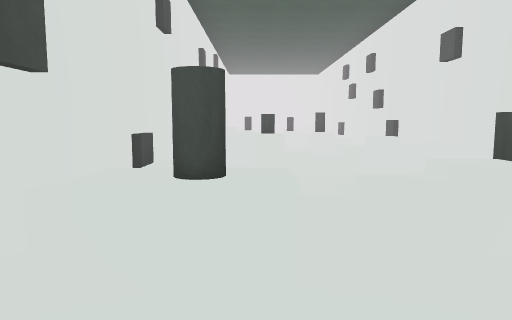
view 1 (above)

16 first-person views from a walk through a Unity game level. The camera is 1.5 m above the floor, tilts 6° down and sees 70° across. The floor is counted in squares, 2 m on a side. Each view is taken from the middle of a square. On the plan, view 1 faces up. The plan holds only what a view shows up to about 11 squares ahead; the rest is blank. The place goes on beyond the plan. Door leaves are left out, so doorways stand open.

view 2
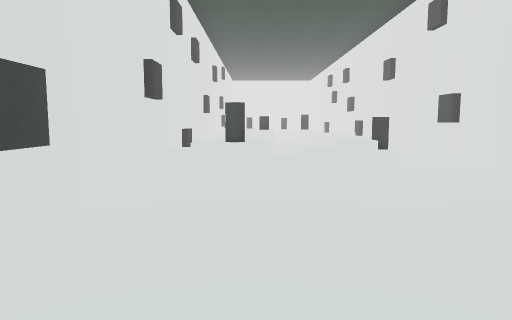

view 3
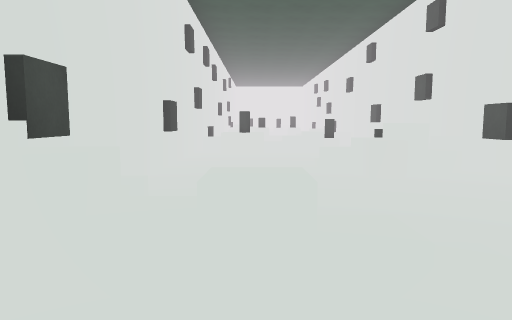

view 4
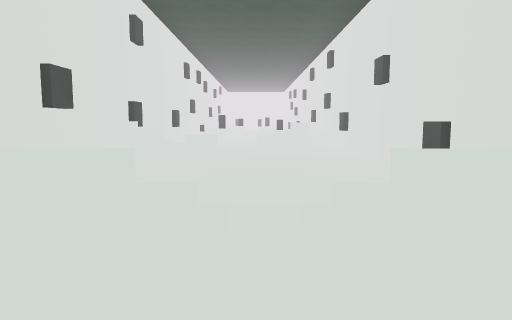

view 5
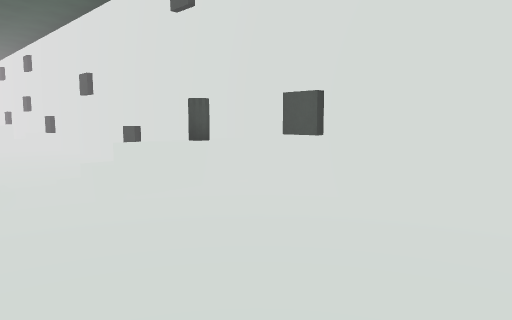

view 6
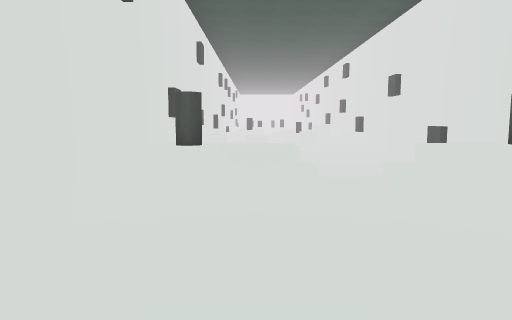

view 7
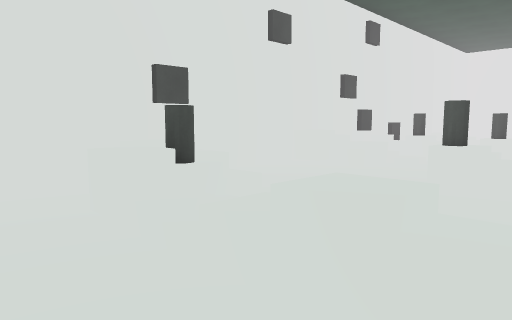

view 8
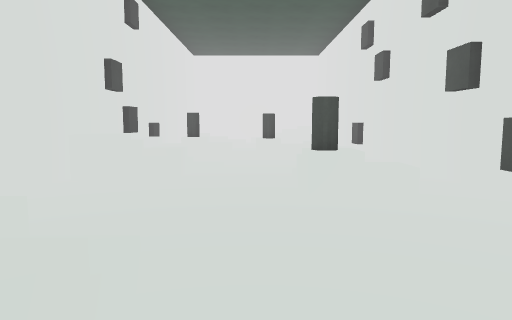

view 9
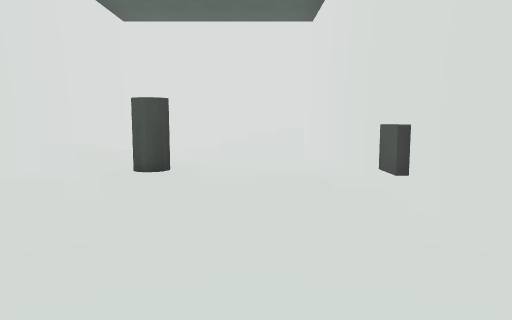

view 10
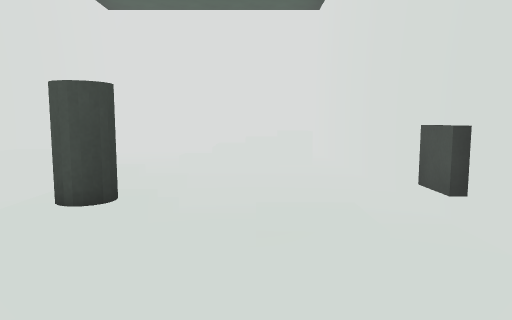

view 11
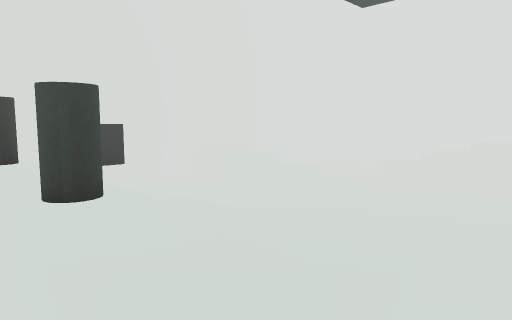

view 12
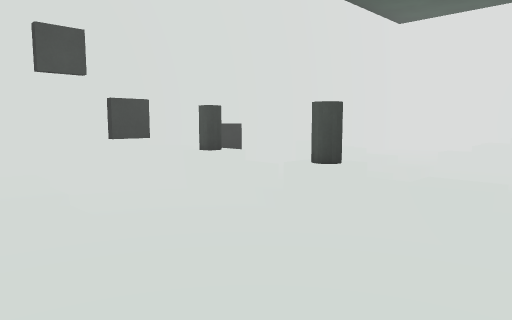

view 13
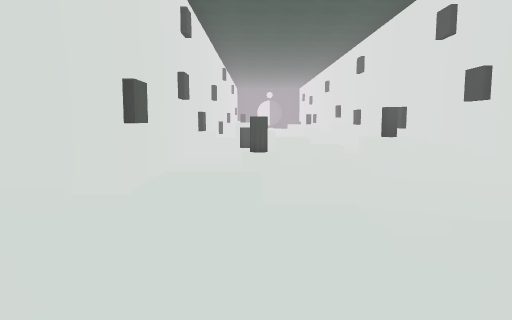

view 14
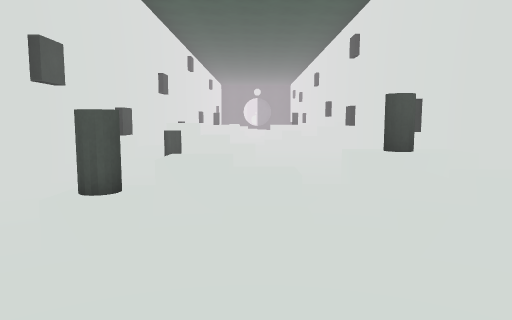

view 15
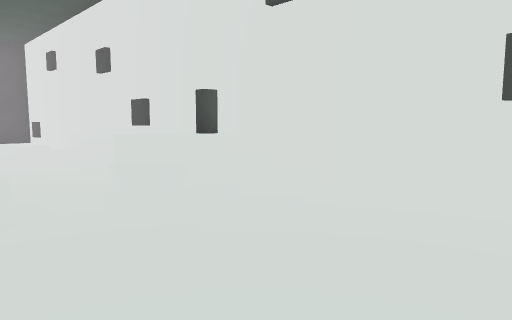

view 16
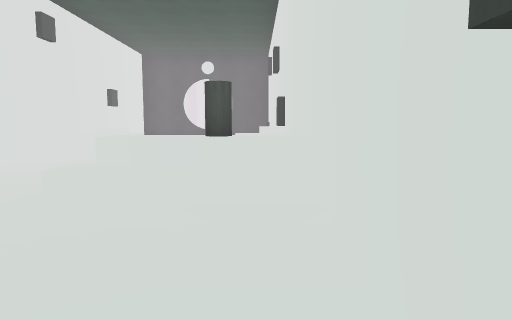

### Floor plan
Key: @ floor where view 1 was taken; # wall or solid block; . main floor; : floor 1 m higher than the main floor; / step, stairs or slope; = window, fence, low wall or low ledge; O other object.
Columns run from 2 left of view 1 to 4 right of it. Each row starts with its distance up from view 1.
 22 #######
 21 #... .#
 20 #..  .#
 19 #../ .#
 18 #..//O#
 17 #O....#
 16 #///..#
 15 O.....O
 14 #OOO//#
 13 #.O...#
 12 #.....#
 11 ##O...#
 10 ##..O.#
  9 #...O.#
  8 #.O...#
  7 #/OOOO#
  6 #.O..=#
  5 O.....#
  4 #.....#
  3 #=//O.#
  2 #OO/O.#
  1 #.....#
  0 #.@.OO#
 -1 #...O##
 -2 #..O:O#
 -3 #.....#
 -4 #.....#
 -5 #OO...#
 -6 #.....#
 -7 #.....O
 -8 #.... #
 -9 #.... #
-10 #O///O#
-11 #.....#
-12 #.....#
-13 #.....#
-14 #O/.O.#
-15 #  O O#
-16 #
-17 #

Where each view was taken, in squares from view 1:
view 1: 0 up, 0 right, facing up
view 2: 3 down, 0 right, facing up
view 3: 7 down, 0 right, facing up
view 4: 12 down, 1 right, facing up
view 5: 14 down, 0 right, facing up-right
view 6: 14 down, 0 right, facing up
view 7: 5 up, 3 right, facing up-left
view 8: 6 up, 1 right, facing up
view 9: 11 up, 2 right, facing up
view 10: 12 up, 2 right, facing up
view 11: 13 up, 3 right, facing up-left
view 12: 11 up, 3 right, facing up-left
view 13: 8 up, 2 right, facing down
view 14: 5 up, 1 right, facing down
view 15: 7 down, 2 right, facing down-left
view 16: 7 down, 1 left, facing down
